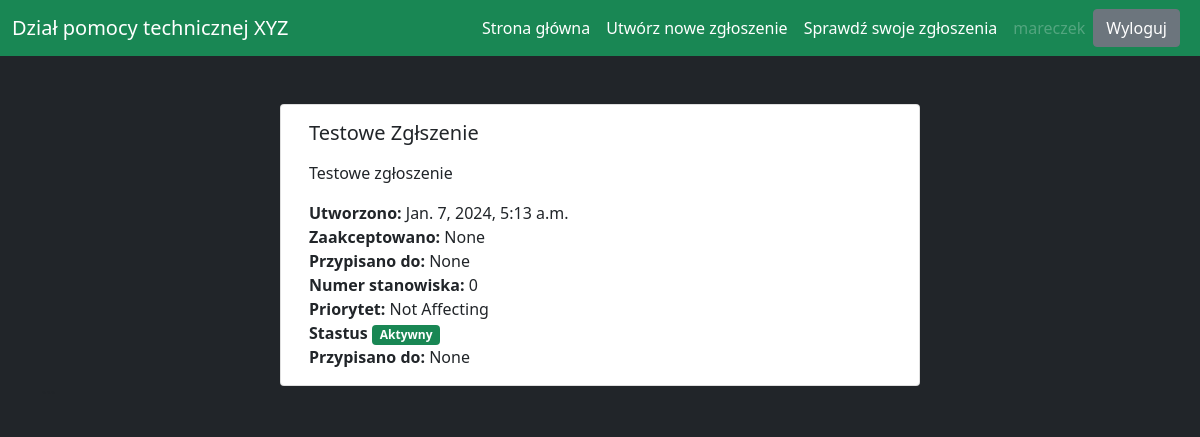
The app's page /ticket/ticket-details/1/ (signed in), older data.
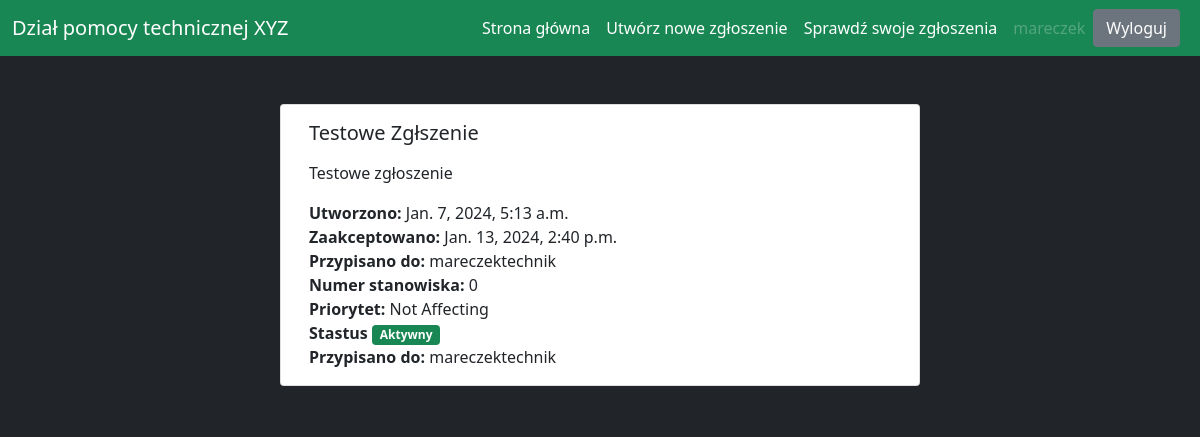
The same page, newer data.
### users/models.py (models this page shows, shortened)
class User(AbstractUser):
    is_customer = models.BooleanField(default=False)
    is_engineer = models.BooleanField(default=False)
    pass

### ticket/models.py (models this page shows, shortened)
class Ticket(models.Model):
    ticket_number = models.UUIDField(default=uuid.uuid4, editable=False, unique=True)
    title = models.CharField(max_length=120)
    description = models.TextField(default='')
    workplace_nr = models.IntegerField(choices=[(i, str(i)) for i in range(101)], default=0)
    created_by = models.ForeignKey(User, on_delete=models.CASCADE, related_name='created_by')
    date_created = models.DateTimeField(auto_now_add=True)
    assigned_to = models.ForeignKey(User, on_delete=models.DO_NOTHING, null=True, blank=True)
    is_resolved = models.BooleanField(default=False)
    accepted_date = models.DateTimeField(null=True, blank=True)
    closed_date = models.DateTimeField(null=True, blank=True)
    image = models.ImageField(upload_to='ticket_images/', null=True, blank=True)
    priority_choices = (
        ('Problem nie wpływa na prace przy stanowisku', 'Problem nie wpływa na prace przy stanowisku'),
        ('Problem utrudnia pracę przy stanowisku', 'Problem utrudnia pracę przy stanowisku'),
        ('Problem uniemożliwia pracę przy stanowisku', 'Problem uniemożliwia pracę przy stanowisku'),
    )
    priority = models.CharField(choices=priority_choices, max_length=120, default='Not Affecting')
    status_choices = (
        ('Active', 'Active'),
        ('Pending', 'Pending'),
        ('Completed', 'Completed')
    )
    ticket_status = models.CharField(choices=status_choices, max_length=120)

### ticket/views.py (the view)
# urls.py: path('ticket-details/<int:pk>/', views.ticket_details, name='ticket-details'),
@login_required
def ticket_details(request, pk):
    ticket = Ticket.objects.get(pk=pk)
    context = {'ticket':ticket}
    return render(request, 'ticket/ticket_details.html', context)

### templates/ticket/ticket_details.html (shortened to what this page needs)
{% extends 'base.html' %}
{% block content %}
<div class="row">
    <div class="card mx-auto" style="width: 40rem;">
        <div class="card-body">
            <h5 class="card-title mb-3">{{ticket.title}}</h5>
            <p class="card-text">{{ticket.description}}</p>
                <div class="col">
                    <b>Utworzono:</b> {{ticket.date_created}}
                </div>
                <div class="col">
                    <b>Zaakceptowano:</b> {{ticket.accepted_date}}
                </div>
                <div class="col">
                    <b>Przypisano do:</b> {{ticket.assigned_to}}
                </div>
                <div class="col">
                    <b>Numer stanowiska:</b> {{ticket.workplace_nr}}
                </div>
                <div class="col">
                    <b>Priorytet:</b> {{ticket.priority}}
                </div>
                <div class="col">
                    {% if ticket.is_resolved %}
                    <b>Stastus</b> <span class="badge bg-danger">Ukończony</span>
                    {% else %}
                    <b>Stastus</b> <span class="badge bg-success">Aktywny</span>
                    {% endif %}
                </div>
                <div class="col">
                    <b>Przypisano do:</b> {{ticket.assigned_to}}
        </div>
    </div>
</div>
<br>
{% endblock content %}

### templates/base.html (shortened to what this page needs)
<!doctype html>
<html lang="en">
<head>
    <link href="https://cdn.jsdelivr.net/npm/bootstrap@5.0.2/dist/css/bootstrap.min.css" rel="stylesheet">
</head>
<body class ="bg-dark">
    {% if request.user.is_customer %}
    <nav class="navbar navbar-expand-lg navbar-dark bg-success">
        <div class="container-fluid">
            <a class="navbar-brand" href="/">Dział pomocy technicznej XYZ</a>
                <ul class="navbar-nav me-auto mb-2 mb-lg-0">
                    <li class="nav-item">
                        <a class="nav-link active" aria-current="page" href="/">Strona główna</a>
                    </li>
                    <li class="nav-item">
                        <a class="nav-link active" href="{% url 'create-ticket' %}">Utwórz nowe zgłoszenie</a>
                    </li>
                    <li class="nav-item">
                        <a class="nav-link active" href="{% url 'all-tickets' %}">Sprawdź swoje zgłoszenia</a>
                    </li>
                    <li class="nav-item">
                        <a class="nav-link disabled" href="#" tabindex="-1" aria-disabled="true">{{request.user.username}}</a>
                    </li>
                </ul>
                <a href="{% url 'logout' %}" class="btn btn-secondary me-2">Wyloguj</a>
            </div>
    </nav>
    {% endif %}
    <div class="container mt-5">
        {% block content %}
        {% endblock content %}
    </div>
</body>
</html>

Row changes from the older to the newer data that the page shows:
changed Ticket "Testowe Zgłszenie": accepted_date "None" → "Jan. 13, 2024, 2:40 p.m."; assigned_to "None" → "mareczektechnik"
